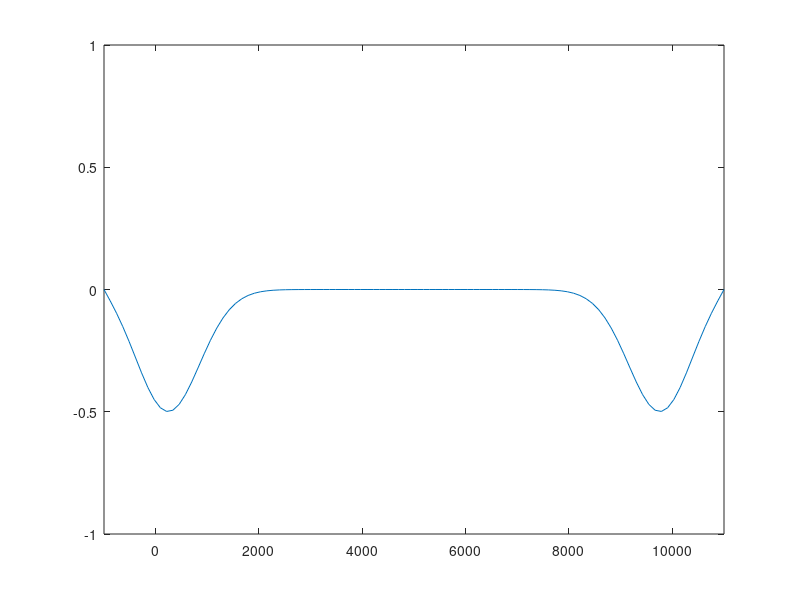

Source code (MATLAB):
%% Computing of seismic waves in 1D without boundary
clear all, close all, clc
% Variables
lenght = 1e4; % dimension of main material [m]
nx = 100; % number of mathematical boxes (augment precision and computing time) [-]
E = 1e10; % Young's modulus of material (rock) [Pa]
% E_b = 1; % High Young's modulus to kill wave in the extended space outside plot [Pa]
rho = 4500; % Density of material [kg.m⁻³]

% Formulas
B = lenght*0.1; % Extension of space to kill waves outside of the plot [m], fixed at 10% of H after and before the ploting area.
dx = (lenght+2*B)/(nx-1); % Increment on x axis [m]. We may need to add ./ for multiple dimension! [m]
dt = 1/10 * min(dx)/sqrt(E/rho); % increment of time, adapted to fit the input values [s]

% That part has to be abandonned because we cannot absorbe the wave in such
% fashion.
% E(1,1:nx-1) = E_b; % Input E_B value on the E array [Pa]
% E(1,1+nx*0.1:nx*0.9) = E_a; % Input of material's E [Pa] Should it be E(1,1+nx*0.1:(nx-1)*0.9)? Check later

X = -B:dx:lenght+B; % Creation of x array [m]

% Possible problem, the added area make it that the plot area start after 0
% because of the displacement of dx, keeping that in mind in case of futur
% problem. Workaround would be to fix the case or something more elegant as
% this will be a pain to write the position, plot like the following line:
% % plot(x(1+0.1*nx:nx-0.1*nx),E(1,1+nx*0.1:nx-0.1*nx))
S = zeros(1,nx-1); % Creation of sigma (stress) array [N.m⁻²]
V = exp(-(X-lenght/2).^2/2/(0.05*(lenght+2*B))^2); % GAUSSIAN FUNCTION BUT MUST FOUND ANOTHER WAY TO START THE WAVE


%% Plot
for i=1:600
    S = S + E.*diff(V)/dx *dt;
    V(2:nx-1) = V(2:nx-1) + 1/rho * diff(S)/dx *dt;
    plot(X,V,'-')
    axis([-B lenght+B -1 1])
    drawnow
end